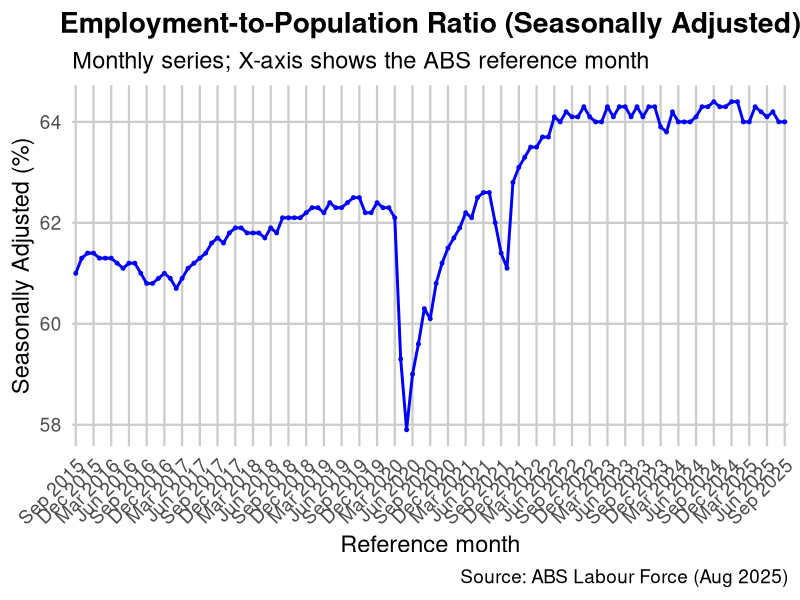
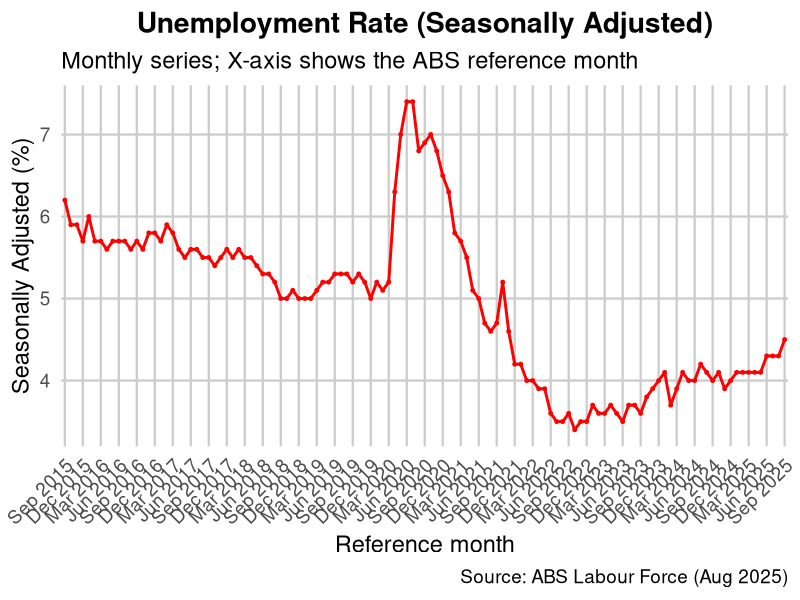
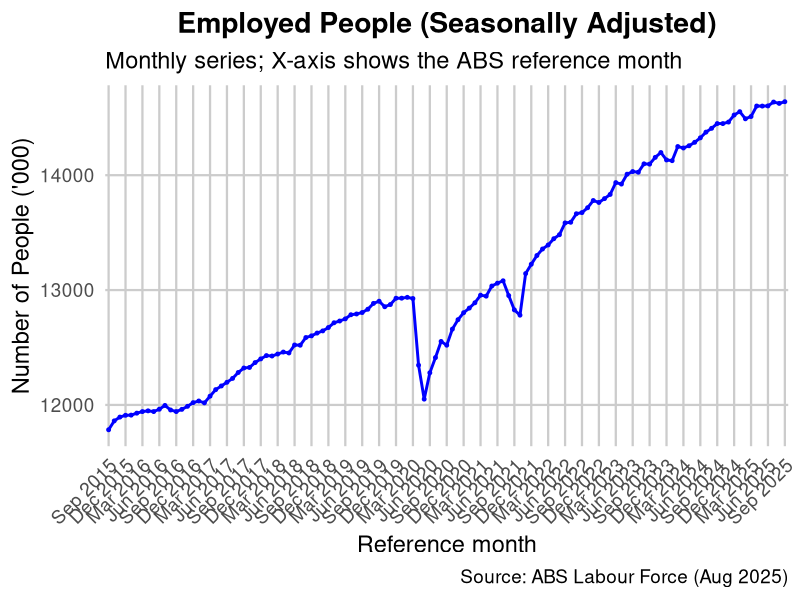
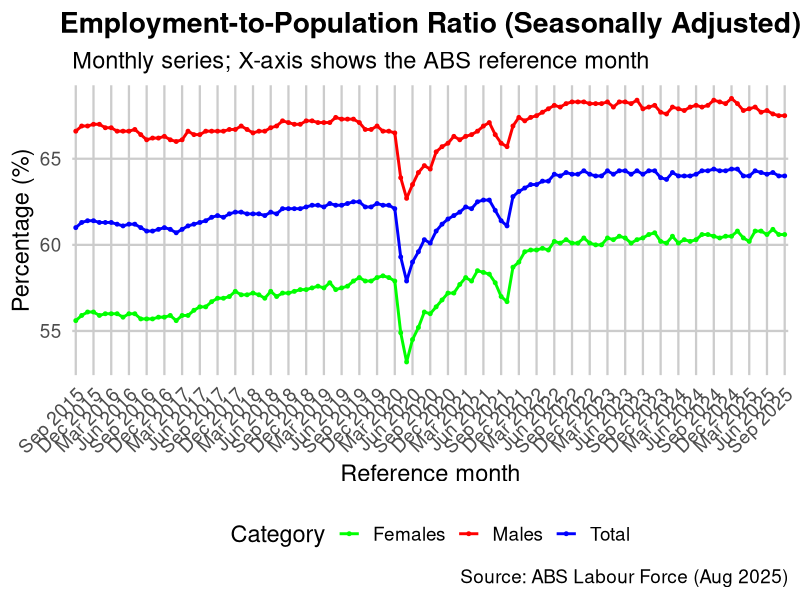
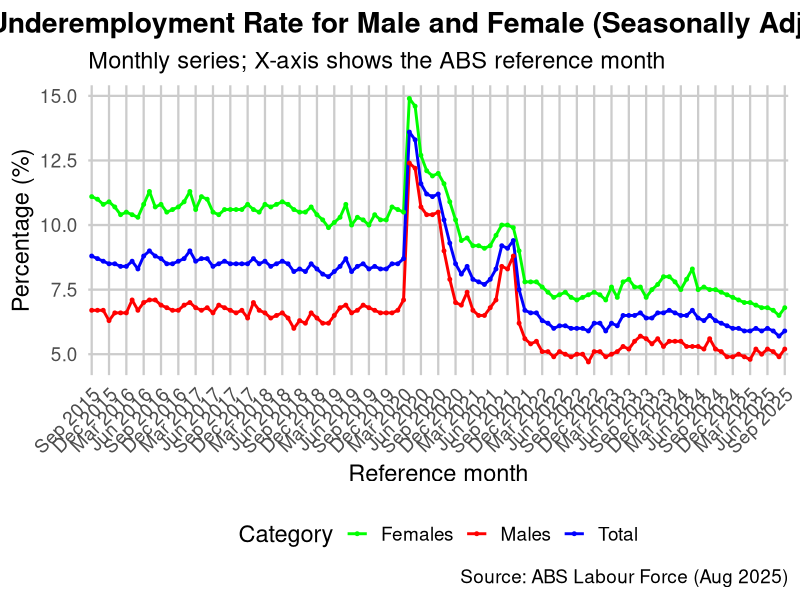
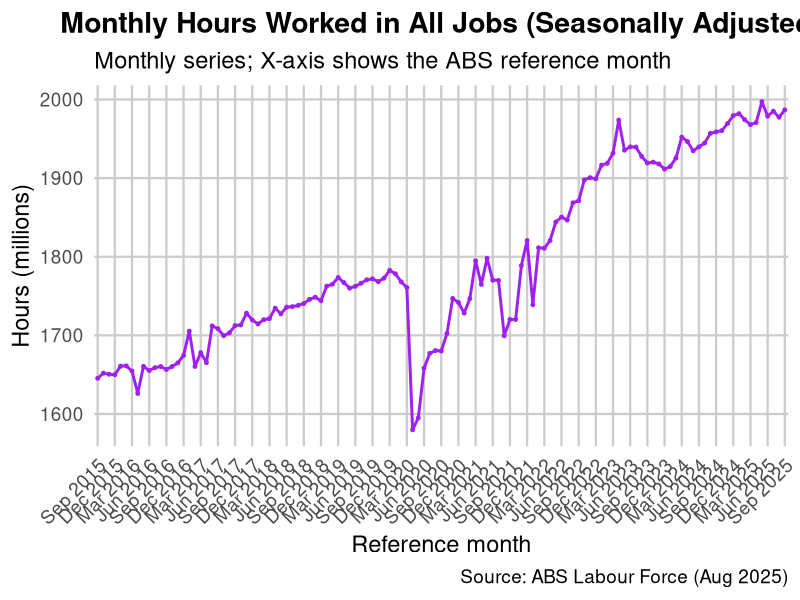

Recreate these plots in R, in order.
## ---- chunk 1
# global code block option
knitr::opts_chunk$set(
  echo = FALSE,    # hide all code
  warning = FALSE, # hide all warning
  message = FALSE  # hide all message
)
# libraries
library(ggplot2)
library(dplyr)
library(scales)
library(tidyr)
## ---- chunk 2
# set all ggplot font size (larger)
theme_minimal <- function(...) ggplot2::theme_minimal(base_size = 17, ...)
## ---- chunk 3
# set reference month strings into "Mon YYYY"
format_refmonth <- function(x) {
  y <- as.character(x)
  # case 1: "Sep-25" -> "Sep 2025"
  i1 <- grepl("^[A-Za-z]{3}-\\d{2}$", y)
  y[i1] <- sub("^([A-Za-z]{3})-(\\d{2})$", "\\1 20\\2", y[i1])
  # case 2: "2025-09" -> "Sep 2025"
  i2 <- grepl("^\\d{4}-\\d{2}$", y)
  if (any(i2)) {
    yr <- sub("^(\\d{4})-(\\d{2})$", "\\1", y[i2])
    mo <- as.integer(sub("^(\\d{4})-(\\d{2})$", "\\2", y[i2]))
    y[i2] <- paste0(month.abb[mo], " ", yr)
  }
  y
}
## ---- chunk 4
# data files
employment_data <- read.csv("Employment-to-population ratio.csv", skip = 1)
unemployment_data <- read.csv("Unemployment rate.csv", skip = 1)

# pre-prepare the employment data
employment_clean <- employment_data %>%
  rename(Date = 1, Trend = 2, Seasonally_Adjusted = 3) %>%
  mutate(
    Date = as.character(Date),
    Seasonally_Adjusted = as.numeric(Seasonally_Adjusted)
  ) %>%
  filter(!is.na(Seasonally_Adjusted))

# pre-prepare the unemployment data
unemployment_clean <- unemployment_data %>%
  rename(Date = 1, Trend = 2, Seasonally_Adjusted = 3) %>%
  mutate(
    Date = as.character(Date),
    Seasonally_Adjusted = as.numeric(Seasonally_Adjusted)
  ) %>%
  filter(!is.na(Seasonally_Adjusted))

# sequence for x-axis labels (every 3 months)
label_indices <- seq(1, nrow(employment_clean), by = 3)

# Plot 1: Employment-to-population ratio (Seasonally Adjusted)
ggplot(employment_clean, aes(x = factor(Date, levels = Date), y = Seasonally_Adjusted, group = 1)) +
  geom_line(color = "blue", linewidth = 1) +
  geom_point(color = "blue", size = 1) +
  labs(
    title = "Employment-to-Population Ratio (Seasonally Adjusted)",
    subtitle = "Monthly series; X-axis shows the ABS reference month",
    x = "Reference month",
    y = "Seasonally Adjusted (%)",
    caption = "Source: ABS Labour Force (Aug 2025)"
  ) +
  scale_x_discrete(
    breaks = employment_clean$Date[label_indices],
    labels = format_refmonth
    ) +
  theme_minimal() +
  theme(
    axis.text.x = element_text(angle = 45, hjust = 1),
    plot.title = element_text(hjust = 0.5, face = "bold"),
    panel.grid.major = element_line(color = "grey80"),
    panel.grid.minor = element_blank()
  )
## ---- chunk 5
# Plot 2: Unemployment-to-population ratio
ggplot(unemployment_clean, aes(x = factor(Date, levels = Date), y = Seasonally_Adjusted, group = 1)) +
  geom_line(color = "red", linewidth = 1) +
  geom_point(color = "red", size = 1) +
  labs(
    title = "Unemployment Rate (Seasonally Adjusted)",
    subtitle = "Monthly series; X-axis shows the ABS reference month",
    x = "Reference month",
    y = "Seasonally Adjusted (%)",
    caption = "Source: ABS Labour Force (Aug 2025)"
  ) +
  scale_x_discrete(
    breaks = unemployment_clean$Date[label_indices],
    labels = format_refmonth
    ) +
  theme_minimal() +
  theme(
    axis.text.x = element_text(angle = 45, hjust = 1),
    plot.title = element_text(hjust = 0.5, face = "bold"),
    panel.grid.major = element_line(color = "grey80"),
    panel.grid.minor = element_blank()
  )
## ---- chunk 6
# pre-prepare the employed people data
employed_data <- read.csv("Employed people.csv", skip = 1)
employed_clean <- employed_data %>%
  rename(Date = 1, Trend = 2, Seasonally_Adjusted = 3) %>%
  mutate(
    Date = as.character(Date),
    # Remove commas and convert to numeric
    Seasonally_Adjusted = as.numeric(gsub(",", "", Seasonally_Adjusted))
  ) %>%
  filter(!is.na(Seasonally_Adjusted))

# sequence for x-axis labels (every 3 months)
label_indices_emp <- seq(1, nrow(employed_clean), by = 3)

# Plot3: Employed Data
ggplot(employed_clean, aes(x = factor(Date, levels = Date), y = Seasonally_Adjusted, group = 1)) +
  geom_line(color = "blue", linewidth = 1) +
  geom_point(color = "blue", size = 1) +
  labs(
    title = "Employed People (Seasonally Adjusted)",
    subtitle = "Monthly series; X-axis shows the ABS reference month",
    x = "Reference month",
    y = "Number of People ('000)",
    caption = "Source: ABS Labour Force (Aug 2025)"
  ) +
  scale_x_discrete(
  breaks = employed_clean$Date[label_indices_emp],
  labels = format_refmonth
) +
  theme_minimal() +
  theme(
    axis.text.x = element_text(angle = 45, hjust = 1),
    plot.title = element_text(hjust = 0.5, face = "bold"),
    panel.grid.major = element_line(color = "grey80"),
    panel.grid.minor = element_blank()
  )
## ---- chunk 7
# pre-prepare the employment-to-population ratio data
employment_ratio_data <- read.csv("Employment-to-population ratio, Seasonally adjusted.csv", 
                                  skip = 1, stringsAsFactors = FALSE)

# column names
colnames(employment_ratio_data) <- c("Date", "People", "Males", "Females")

# convert data type and clean
employment_clean <- employment_ratio_data %>%
  mutate(
    Date = as.character(Date),
    People = as.numeric(People),
    Males = as.numeric(Males),
    Females = as.numeric(Females)
  ) %>%
  filter(!is.na(People) & !is.na(Males) & !is.na(Females))

# convert data from wide to long (for plotting)
employment_long <- employment_clean %>%
  pivot_longer(cols = c("People", "Males", "Females"), 
               names_to = "Category", 
               values_to = "Percentage")

# sequence for x-axis labels (every 3 months)
label_indices_ratio <- seq(1, nrow(employment_clean), by = 3)

# Plot4: Employment Rate By Gender
ggplot(employment_long, aes(x = factor(Date, levels = employment_clean$Date), 
                           y = Percentage, group = Category, color = Category)) +
  geom_line(linewidth = 1) +
  geom_point(size = 1) +
  labs(
    title = "Employment-to-Population Ratio (Seasonally Adjusted)",
    subtitle = "Monthly series; X-axis shows the ABS reference month",
    x = "Reference month",
    y = "Percentage (%)",
    color = "Category",
    caption = "Source: ABS Labour Force (Aug 2025)"
  ) +
  scale_x_discrete(
    breaks = employment_clean$Date[label_indices_ratio],
    labels = format_refmonth
                   ) +
  scale_color_manual(
    values = c("People" = "blue", "Males" = "red", "Females" = "green"),
    labels = c("People" = "Total", "Males" = "Males", "Females" = "Females")
  ) +
  theme_minimal() +
  theme(
    axis.text.x = element_text(angle = 45, hjust = 1),
    plot.title = element_text(hjust = 0.5, face = "bold"),
    panel.grid.major = element_line(color = "grey80"),
    panel.grid.minor = element_blank(),
    legend.position = "bottom"
  )
## ---- chunk 8
# pre-prepare underemployment rate data
underemployment_data <- read.csv("Underemployment rate, Seasonally adjusted.csv", 
                                 skip = 1, stringsAsFactors = FALSE)
colnames(underemployment_data) <- c("Date", "People", "Males", "Females")

# convert data type and clean
underemployment_clean <- underemployment_data %>%
  mutate(
    Date = as.character(Date),
    People = as.numeric(People),
    Males = as.numeric(Males),
    Females = as.numeric(Females)
  ) %>%
  filter(!is.na(People) & !is.na(Males) & !is.na(Females))

# reshape data for plotting
underemployment_long <- underemployment_clean %>%
  pivot_longer(cols = c("People", "Males", "Females"), 
               names_to = "Category", 
               values_to = "Percentage")

# x-axis labels sequence
label_indices <- seq(1, nrow(underemployment_clean), by = 3)

# Plot 5:Underemployment Rate By Gender
ggplot(underemployment_long, aes(x = factor(Date, levels = underemployment_clean$Date), 
                                 y = Percentage, group = Category, color = Category)) +
  geom_line(linewidth = 1) +
  geom_point(size = 1) +
  labs(
    title = "Underemployment Rate for Male and Female (Seasonally Adjusted)",
    subtitle = "Monthly series; X-axis shows the ABS reference month",
    x = "Reference month",
    y = "Percentage (%)",
    color = "Category",
    caption = "Source: ABS Labour Force (Aug 2025)"
  ) +
  scale_x_discrete(
    breaks = underemployment_clean$Date[label_indices],
    labels = format_refmonth
    ) +
  scale_color_manual(
    values = c("People" = "blue", "Males" = "red", "Females" = "green"),
    labels = c("People" = "Total", "Males" = "Males", "Females" = "Females")
  ) +
  theme_minimal() +
  theme(
    axis.text.x = element_text(angle = 45, hjust = 1),
    plot.title = element_text(hjust = 0.5, face = "bold"),
    panel.grid.major = element_line(color = "grey80"),
    panel.grid.minor = element_blank(),
    legend.position = "bottom"
  )
## ---- chunk 9
# load data
hours_data <- read.csv("Monthly hours worked in all jobs.csv", 
                       skip = 1, stringsAsFactors = FALSE)

# column names
colnames(hours_data) <- c("Date", "Trend", "Seasonally_Adjusted")

# convert to numeric
hours_data$Seasonally_Adjusted <- as.numeric(gsub(",", "", hours_data$Seasonally_Adjusted))

# remove rows with NA
hours_clean <- hours_data[!is.na(hours_data$Seasonally_Adjusted), ]

# sequence for x-axis labels
label_indices <- seq(1, nrow(hours_clean), by = 3)

# Plot6: Monthly hours worked in all jobs
ggplot(hours_clean, aes(x = factor(Date, levels = Date), y = Seasonally_Adjusted, group = 1)) +
  geom_line(color = "purple", linewidth = 1) +
  geom_point(color = "purple", size = 1) +
  labs(
    title = "Monthly Hours Worked in All Jobs (Seasonally Adjusted)",
    subtitle = "Monthly series; X-axis shows the ABS reference month",
    x = "Reference month",
    y = "Hours (millions)",
    caption = "Source: ABS Labour Force (Aug 2025)"
  ) +
  scale_x_discrete(
    breaks = hours_clean$Date[label_indices],
    labels = format_refmonth
    ) +
  theme_minimal() +
  theme(
    axis.text.x = element_text(angle = 45, hjust = 1),
    plot.title = element_text(hjust = 0.5, face = "bold"),
    panel.grid.major = element_line(color = "grey80"),
    panel.grid.minor = element_blank()
  )
## ---- chunk 10
# metrics (hidden, for slide 9)
last  <- function(x) tail(x, 1)
mom_d <- function(x) if (length(x) >= 2) last(x) - x[length(x)-1] else NA
yoy_d <- function(x) if (length(x) >= 13) last(x) - x[length(x)-12] else NA

# employment to population
emp_sa <- employment_data |>
  dplyr::rename(Date = 1, Trend = 2, SA = 3) |>
  dplyr::mutate(SA = as.numeric(SA)) |>
  dplyr::filter(!is.na(SA))
emp_latest <- last(emp_sa$SA); emp_mom <- mom_d(emp_sa$SA); emp_yoy <- yoy_d(emp_sa$SA)

# unemployment
unemp_sa <- unemployment_data |>
  dplyr::rename(Date = 1, Trend = 2, SA = 3) |>
  dplyr::mutate(SA = as.numeric(SA)) |>
  dplyr::filter(!is.na(SA))
unemp_latest <- last(unemp_sa$SA); unemp_mom <- mom_d(unemp_sa$SA); unemp_yoy <- yoy_d(unemp_sa$SA)

# employed people ('000)
emp_size_sa <- employed_data |>
  dplyr::rename(Date = 1, Trend = 2, SA = 3) |>
  dplyr::mutate(SA = as.numeric(gsub(",", "", SA))) |>
  dplyr::filter(!is.na(SA))
emps_latest <- last(emp_size_sa$SA); emps_mom <- mom_d(emp_size_sa$SA); emps_yoy <- yoy_d(emp_size_sa$SA)

# gender gaps (ppt)
emp_gender_sa <- employment_ratio_data |>
  dplyr::mutate(
    Females = as.numeric(Females),
    Males   = as.numeric(Males)
  ) |>
  dplyr::filter(!is.na(Females) & !is.na(Males))
gap_emp_latest <- last(emp_gender_sa$Females - emp_gender_sa$Males)

under_sa <- underemployment_data |>
  dplyr::mutate(
    Females = as.numeric(Females),
    Males   = as.numeric(Males)
  ) |>
  dplyr::filter(!is.na(Females) & !is.na(Males))
gap_under_latest <- last(under_sa$Females - under_sa$Males)

# monthly hours (million) + hours per worker
hours_sa <- hours_data |>
  dplyr::rename(Date = 1, Trend = 2, SA = 3) |>
  dplyr::mutate(SA = as.numeric(gsub(",", "", SA))) |>
  dplyr::filter(!is.na(SA))
hours_latest <- last(hours_sa$SA); hours_mom <- mom_d(hours_sa$SA); hours_yoy <- yoy_d(hours_sa$SA)
hpw_latest   <- (hours_latest * 1e6) / (last(emp_size_sa$SA) * 1e3)

fmt  <- function(x, acc = 0.1, suf = "") ifelse(is.na(x), "n/a", paste0(scales::number(x, accuracy = acc), suf))
fmtS <- function(x, acc = 0.1, suf = "") ifelse(is.na(x), "n/a", paste0(sprintf("%+.1f", x), suf))
